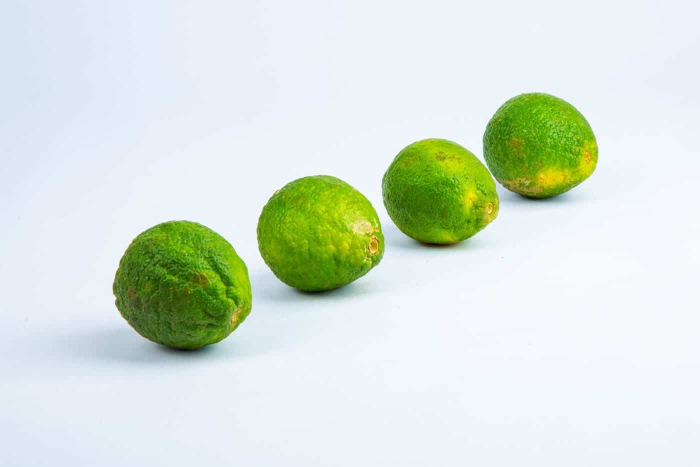
#> input picture im_example.jpg, 1400 x 933 px (shown at 1/2 size)
$ jupyter execute Demo_Segmentation.ipynb
#> lines starting #> are read from the running program, lines starting #| are printed output that depends on the picture; after the words box and inside, x2 and y2 are one past the last pixel; in counts of white or black regions, pixels touching at a corner belong together
[cell 1]
import cv2
import numpy as np
import matplotlib.pyplot as plt

[cell 2]
img = cv2.imread('im_example.jpg', cv2.IMREAD_GRAYSCALE)
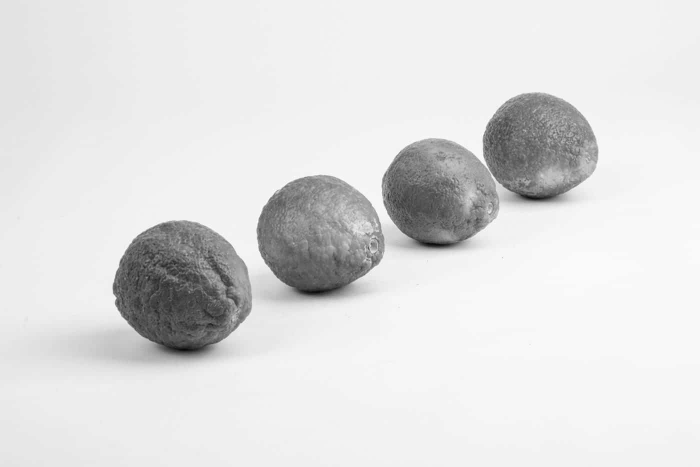
#> img: shape (933, 1400) (shown at 1/2 size); min 0, max 255, mean 223.1

[cell 3]
plt.imshow(img, cmap="gray")
plt.axis('off')

## Thresholding

[cell 4]
#Using Threshold
_, thresh1 = cv2.threshold(img, 180, 200, cv2.THRESH_BINARY_INV)
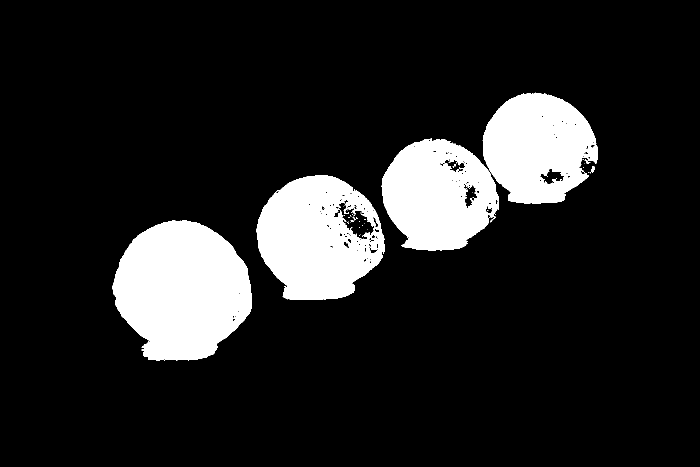
#> thresh1: shape (933, 1400) (shown at 1/2 size); values 0 (black) and 200 (white), 13.7% white; 50 white regions (43 under 20 px), largest, box (x1, y1, x2, y2) and area: (225, 441, 504, 722) 58713, (513, 350, 769, 600) 44881, (763, 277, 998, 501) 37757

[cell 5]
plt.imshow(thresh1, cmap="gray")
plt.axis('off')

[cell 6]
#Using inRange
thresh2 = cv2.inRange(img, lowerb=50, upperb=180)
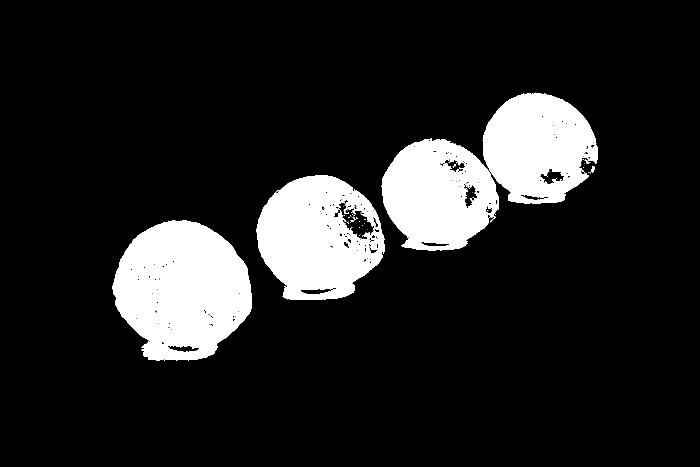
#> thresh2: shape (933, 1400) (shown at 1/2 size); 13.5% white; 51 white regions (44 under 20 px), largest, box (x1, y1, x2, y2) and area: (225, 441, 504, 722) 57837, (513, 350, 769, 600) 44388, (763, 277, 998, 501) 37457

[cell 7]
plt.imshow(thresh2, cmap="gray")
plt.axis('off')

## Morphology

[cell 8]
#Structure Element
kernel = cv2.getStructuringElement(cv2.MORPH_CROSS, (5, 5))
binary = cv2.morphologyEx(thresh1, cv2.MORPH_CLOSE, kernel)
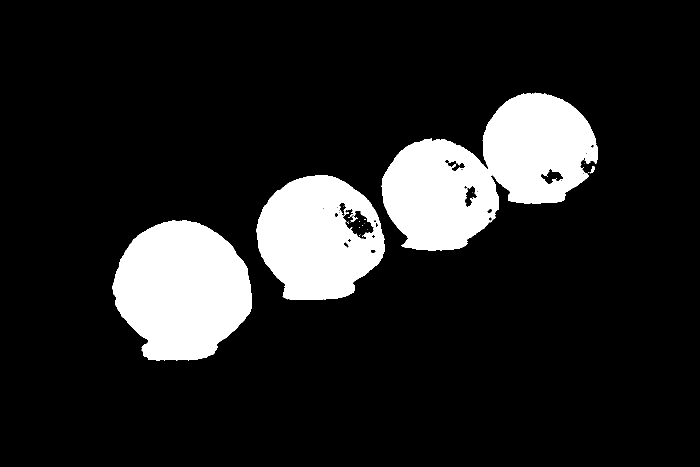
#> binary: shape (933, 1400) (shown at 1/2 size); values 0 (black) and 200 (white), 13.9% white; 28 white regions (23 under 20 px), largest, box (x1, y1, x2, y2) and area: (763, 185, 1196, 501) 76210, (225, 441, 504, 722) 58824, (513, 350, 769, 600) 46109, (1180, 332, 1190, 347) 70, (701, 431, 715, 444) 63

[cell 9]
ax1 = plt.figure(figsize=(10,5))
plt.subplot(1,2,1)
plt.imshow(thresh1, cmap="gray")
plt.title('Before')
plt.axis('off')

plt.subplot(1,2,2)
plt.imshow(binary, cmap="gray")
plt.title('After')
plt.axis('off')

[cell 10]
#Floodfill
h, w = thresh1.shape[:2]
#> h = 933; w = 1400
mask = np.zeros((h+2, w+2), np.uint8)

im_floodfill = thresh1.copy()

# Floodfill from point (0, 0)
cv2.floodFill(im_floodfill, mask=mask, seedPoint=(0,0), newVal=255);
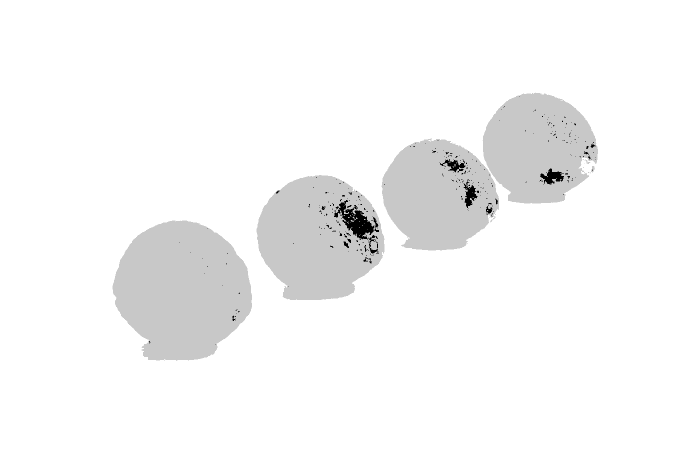
#> im_floodfill: shape (933, 1400) (shown at 1/2 size); min 0, max 255, mean 246.2

# Invert floodfilled image
img_floodfill_inv = cv2.bitwise_not(im_floodfill)
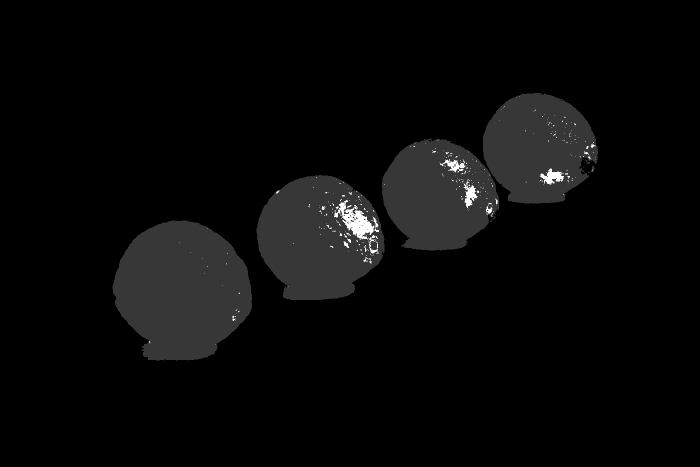
#> img_floodfill_inv: shape (933, 1400) (shown at 1/2 size); min 0, max 255, mean 8.8

# Combine the two images to get the foreground.
img_flood = thresh1 | img_floodfill_inv
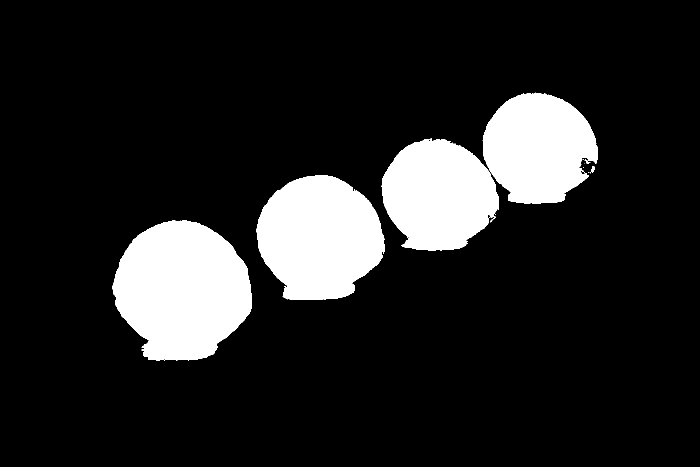
#> img_flood: shape (933, 1400) (shown at 1/2 size); 14.2% white; 13 white regions (7 under 20 px)

[cell 11]
ax1 = plt.figure(figsize=(20,15))
plt.subplot(1,4,1)
plt.imshow(thresh1, cmap="gray")
plt.title('Before')
plt.axis('off')

plt.subplot(1,4,2)
plt.imshow(im_floodfill, cmap="gray")
plt.title('Floodfilled Image')
plt.axis('off')

plt.subplot(1,4, 3)
plt.imshow(img_floodfill_inv, cmap="gray")
plt.title('Inverted Floodfilled Image')
plt.axis('off')

plt.subplot(1,4, 4)
plt.imshow(img_flood, cmap="gray")
plt.title('After')
plt.axis('off')

## Counting Objects

[cell 12]
contours, _ = cv2.findContours(thresh1, cv2.RETR_TREE, cv2.CHAIN_APPROX_SIMPLE)
#> contours = 371 contours, 326 with area under 20; largest, box (x1, y1, x2, y2) and area: (225, 441, 504, 722) 58356, (513, 350, 769, 600) 48228, (763, 277, 998, 501) 39084, (965, 185, 1196, 407) 37837, (667, 399, 750, 480) 2880

[cell 13]
count = 0
size = 2900

for idx, contour in enumerate(contours):
    # Calculate contour area
    area = cv2.contourArea(contour)
    if area > size:
        count += 1
#> this loop made 371 passes
#> area on passes 1, 7, 24, 26, 27, 42, 43, 47, 50, 55, 56, 60: 58356, 46.5, 48227.5, 44, 56, 22.5, 44.5, 38, 92, 49, 222, 41
#> after the loop, count = 4

[cell 14]
print(f"Number of objects: {count}")
#| Number of objects: 4

ax1 = plt.figure(figsize=(10,5))
plt.subplot(1,2,1)
plt.imshow(thresh1, cmap="gray")
plt.title('Before')
plt.axis('off')

plt.subplot(1,2,2)
plt.imshow(img_flood, cmap="gray")
plt.title('After')
plt.axis('off')
